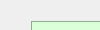
     <widget class="QWidget" name="page_6">
      <property name="geometry">
       <rect>
        <x>0</x>
        <y>0</y>
        <width>100</width>
        <height>30</height>
       </rect>
      </property>
      <attribute name="label">
       <string>IMEI号烧写</string>
      </attribute>
      <widget class="QGroupBox" name="groupBoxdb">
       <property name="geometry">
        <rect>
         <x>30</x>
         <y>230</y>
         <width>751</width>
         <height>51</height>
        </rect>
       </property>
       <property name="title">
        <string>IMEI记录</string>
       </property>
       <widget class="QLabel" name="lb_id_used">
        <property name="geometry">
         <rect>
          <x>10</x>
          <y>20</y>
          <width>122</width>
          <height>27</height>
         </rect>
        </property>
        <property name="text">
         <string>已用:5条</string>
        </property>
       </widget>
       <widget class="QPushButton" name="pb_records_output">
        <property name="geometry">
         <rect>
          <x>650</x>
          <y>10</y>
          <width>75</width>
          <height>31</height>
         </rect>
        </property>
        <property name="text">
         <string>导出记录</string>
        </property>
       </widget>
       <widget class="QPushButton" name="pb_imei_record_look">
        <property name="geometry">
         <rect>
          <x>490</x>
          <y>10</y>
          <width>75</width>
          <height>31</height>
         </rect>
        </property>
        <property name="text">
         <string>查看</string>
        </property>
       </widget>
      </widget>
      <widget class="QWidget" name="layoutWidget_2">
       <property name="geometry">
        <rect>
         <x>30</x>
         <y>80</y>
         <width>751</width>
         <height>100</height>
        </rect>
       </property>
       <layout class="QHBoxLayout" name="horizontalLayout_3">
        <item>
         <layout class="QVBoxLayout" name="verticalLayout_5">
          <item>
           <widget class="QLabel" name="lb_imei_write_status">
            <property name="styleSheet">
             <string notr="true">background-color: rgb(201, 230, 255);
font: 14pt &quot;新宋体&quot;;</string>
            </property>
            <property name="text">
             <string>(- -)</string>
            </property>
            <property name="alignment">
             <set>Qt::AlignCenter</set>
            </property>
           </widget>
          </item>
          <item>
           <widget class="QTextEdit" name="te_imei_write"/>
          </item>
         </layout>
        </item>
        <item>
         <widget class="QPushButton" name="pb_imei_write">
          <property name="sizePolicy">
           <sizepolicy hsizetype="Minimum" vsizetype="Preferred">
            <horstretch>0</horstretch>
            <verstretch>0</verstretch>
           </sizepolicy>
          </property>
          <property name="minimumSize">
           <size>
            <width>100</width>
            <height>0</height>
           </size>
          </property>
          <property name="text">
           <string>写入IMEI</string>
          </property>
         </widget>
        </item>
       </layout>
      </widget>
      <widget class="QWidget" name="layoutWidget_5">
       <property name="geometry">
        <rect>
         <x>30</x>
         <y>190</y>
         <width>399</width>
         <height>23</height>
        </rect>
       </property>
       <layout class="QHBoxLayout" name="horizontalLayout_2">
        <item>
         <widget class="QCheckBox" name="cb_config_ccid_read">
          <property name="text">
           <string>读取CCID</string>
          </property>
         </widget>
        </item>
        <item>
         <widget class="QCheckBox" name="cb_config_imei_repeated_check">
          <property name="text">
           <string>IMEI重复检查</string>
          </property>
         </widget>
        </item>
        <item>
         <widget class="QCheckBox" name="cb_config_imei_is_infront">
          <property name="text">
           <string>IMEI在前面</string>
          </property>
         </widget>
        </item>
       </layout>
      </widget>
      <widget class="Line" name="line">
       <property name="geometry">
        <rect>
         <x>30</x>
         <y>60</y>
         <width>751</width>
         <height>16</height>
        </rect>
       </property>
       <property name="orientation">
        <enum>Qt::Horizontal</enum>
       </property>
      </widget>
      <widget class="Line" name="line_2">
       <property name="geometry">
        <rect>
         <x>30</x>
         <y>210</y>
         <width>751</width>
         <height>16</height>
        </rect>
       </property>
       <property name="orientation">
        <enum>Qt::Horizontal</enum>
       </property>
      </widget>
      <widget class="QWidget" name="layoutWidget">
       <property name="geometry">
        <rect>
         <x>31</x>
         <y>21</y>
         <width>751</width>
         <height>36</height>
        </rect>
       </property>
       <layout class="QHBoxLayout" name="horizontalLayout">
        <item>
         <widget class="QLabel" name="lb_imei_show">
          <property name="sizePolicy">
           <sizepolicy hsizetype="Preferred" vsizetype="Preferred">
            <horstretch>100</horstretch>
            <verstretch>0</verstretch>
           </sizepolicy>
          </property>
          <property name="font">
           <font>
            <family>Aharoni</family>
            <pointsize>24</pointsize>
            <weight>75</weight>
            <bold>true</bold>
           </font>
          </property>
          <property name="styleSheet">
           <string notr="true">background-color: rgb(219, 255, 217);</string>
          </property>
          <property name="frameShape">
           <enum>QFrame::Panel</enum>
          </property>
          <property name="frameShadow">
           <enum>QFrame::Sunken</enum>
          </property>
          <property name="text">
           <string>xxxxxxxxxxxxxxx</string>
          </property>
         </widget>
        </item>
        <item>
         <widget class="QPushButton" name="pb_imei_read">
          <property name="enabled">
           <bool>true</bool>
          </property>
          <property name="sizePolicy">
           <sizepolicy hsizetype="Fixed" vsizetype="Preferred">
            <horstretch>2</horstretch>
            <verstretch>0</verstretch>
           </sizepolicy>
          </property>
          <property name="minimumSize">
           <size>
            <width>100</width>
            <height>0</height>
           </size>
          </property>
          <property name="text">
           <string>读取IMEI</string>
          </property>
         </widget>
        </item>
       </layout>
      </widget>
      <zorder>layoutWidget</zorder>
      <zorder>groupBoxdb</zorder>
      <zorder>layoutWidget_2</zorder>
      <zorder>layoutWidget_5</zorder>
      <zorder>line</zorder>
      <zorder>line_2</zorder>
     </widget>
